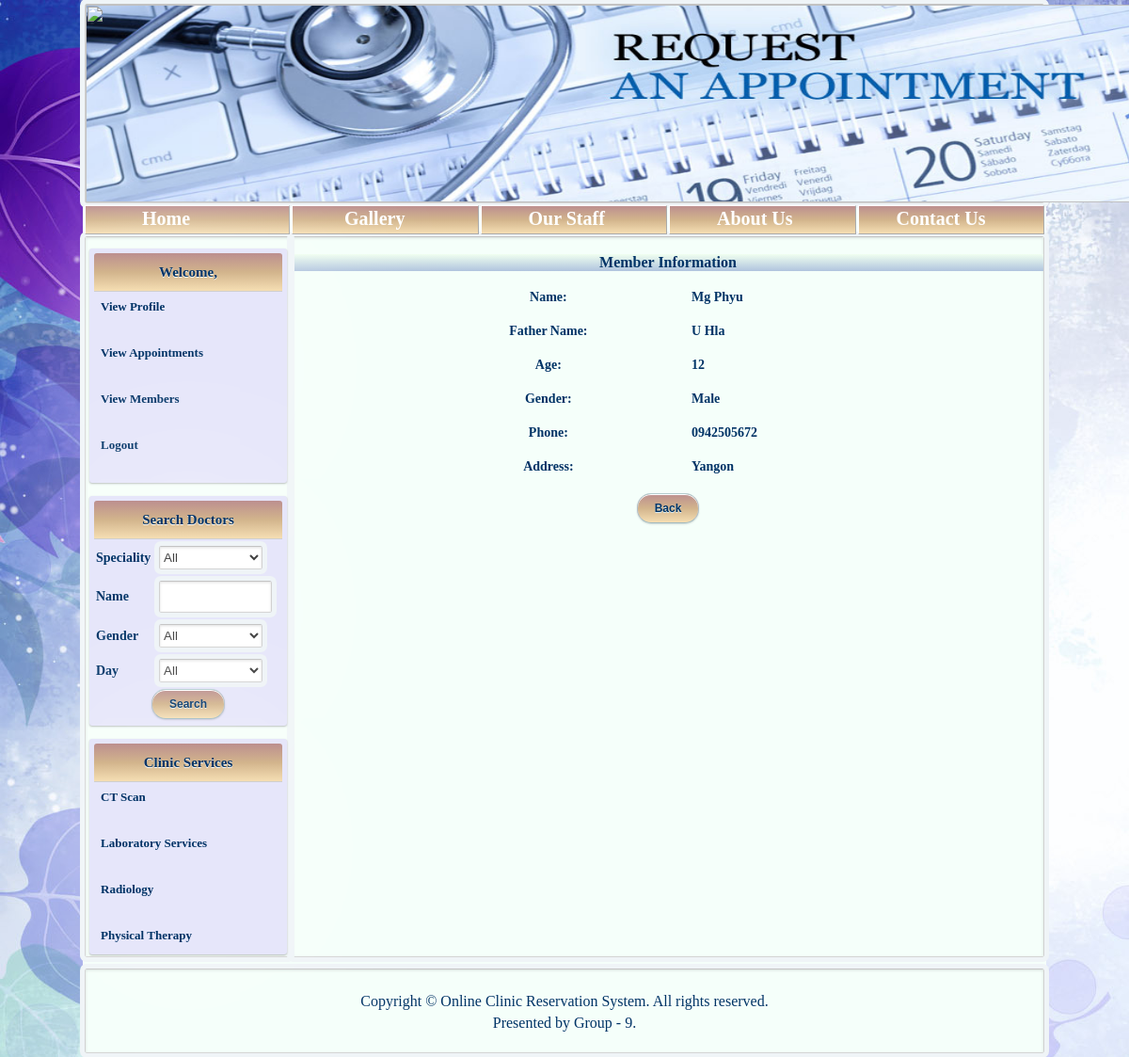
Screenshot of /doctor/viewMemberDetail.php?memberId=1 with the database file from the repository.
### tables this page shows
CREATE TABLE `member` (
  `memberId` int(11) NOT NULL AUTO_INCREMENT,
  `memberName` varchar(30) NOT NULL,
  `memberPwd` varchar(15) NOT NULL,
  `memberFatherName` varchar(30) NOT NULL,
  `memberAge` int(11) NOT NULL,
  `memberGender` varchar(10) NOT NULL,
  `memberPhone` varchar(12) NOT NULL,
  `memberAddress` varchar(50) NOT NULL,
  PRIMARY KEY (`memberId`)
);

### doctor/viewMemberDetail.php (the view, shortened to what this page needs)
<?php
$query=$query="select * from member where memberId='" . $_GET['memberId'] . "'";
$result=mysql_query($query) or die(mysql_error());
$row = mysql_fetch_array($result)
?>
<html>
<head>
<link href="css/doctorStyle.css" rel="stylesheet" type="text/css" />
</head>
<body id="bb" background="images/background/leafCircle.jpg">
  <table width="100%">
  	<tr>
  		<td width="8%"></td>
  		<td width="84%">
  			<table border="0" width="100%" style="background: #F5FFFA;">
 				<tr>
                  	<td colspan="5" class="borderStyle">
                  		<?php include $_SERVER['DOCUMENT_ROOT'] .'/clinicreservation/doctor/includes/header.php';?>
                  	</td>
              	</tr>
  				<tr>
             			<?php include $_SERVER['DOCUMENT_ROOT'] .'/clinicreservation/doctor/includes/menu.php';?>
              	</tr>
             	<tr>
                  <td valign="top" colspan="1" class="borderStyle" width="20%">
                  	 <table width="100%" style="margin: 0px 0px 0px -3px">
						<tr>
							<td><?php include $_SERVER['DOCUMENT_ROOT'] .'/clinicreservation/doctor/doctorFunctions.php';?></td>
						</tr>
					</table>
                      <table width="100%" style="margin: 0px 0px 0px -3px">
                          <tr>
                              <td><?php include $_SERVER['DOCUMENT_ROOT'] .'/clinicreservation/doctor/includes/search.php';?></td>
                          </tr>
                      </table>
                      <table width="100%" style="margin: 0px 0px 0px -3px">
                          <tr>
                              <td><?php include $_SERVER['DOCUMENT_ROOT'] .'/clinicreservation/doctor/includes/services.php';?></td>
                          </tr>
                      </table>
				</td>
                <td valign="top" colspan="4" class="borderStyle" style="font-family: Quicksand-Regular; font-size: 16px; color: #03637E;">
                <div align="center">
	<br>
	<h4 id="title">Member Information</h4>
	<br>
	<form action="viewCorrespondingMember.php" method="post">
		<table id="membersend1" >
			<tr>
				<td align="center">Name:</td>
				<td><?php echo $row["memberName"]?></td>
			</tr>
			<tr>
				<td>&nbsp;</td>
			</tr>
			<tr>
				<td align="center">Father Name:</td>
                <td><?php echo $row["memberFatherName"]?></td>
			</tr>
			<tr>
				<td>&nbsp;</td>
			</tr>
			<tr>
				<td align="center">Age:</td>
                <td><?php echo $row["memberAge"]?></td>
			</tr>
			<tr>
				<td>&nbsp;</td>
			</tr>
			<tr>
				<td align="center">Gender:</td>
                <td><?php echo $row["memberGender"]?></td>
			</tr>
			<tr>
				<td>&nbsp;</td>
			</tr>
			<tr>
				<td align="center">Phone:</td>
                <td><?php echo $row["memberPhone"]?></td>
			</tr>
			<tr>
				<td>&nbsp;</td>
			</tr>
			<tr>
				<td align="center">Address:</td>
                <td><?php echo $row["memberAddress"]?></td>
			</tr>
			<tr>
				<td>&nbsp;</td>
			</tr>
			<tr>
				<td align="center" colspan="2"><input type="submit" name="back" value="Back" /></td>
			</tr>
		</table>
	</form>
</div>
				</td>
               </tr>
			   <tr>
					<td colspan="5"><?php include $_SERVER['DOCUMENT_ROOT'] .'/clinicreservation/doctor/includes/footer.php';?></td>
			   </tr>
		</table>
		</td>
		<td width="8%"></td>
	  </tr>
	</table>
</body>
</html>

### doctor/css/doctorStyle.css (style rules this page uses)
* { padding: 0; margin: 0; }
#bb { background-position: top center; background-repeat: repeat-y; font-family: Quicksand-Regular; color: #003366; }
.borderStyle { margin: 1px; color: #404040; border: 1px solid; border-color: #c4c4c4 #d1d1d1 #d4d4d4; border-radius: 2px; outline: 5px solid #eff4f7; box-shadow: inset 0 1px 3px rgba(0, 0, 0, 0.12); }
input { font-family: 'Lucida Grande', Tahoma, Verdana, sans-serif; font-size: 14px; }
input[type=submit], input[type=reset] { padding: 0 18px; height: 30px; font-size: 12px; font-weight: bold; color: #003366; text-shadow: 0 1px #e3f1f1; background: #cde5ef; border: 1px solid; border-color: #b4ccce #b3c0c8 #9eb9c2; border-radius: 15px; outline: 0; box-sizing: content-box; background-image: linear-gradient(to bottom, rosybrown, tan, wheat); box-shadow: inset 0 1px white, 0 1px 2px rgba(0, 0, 0, 0.15); }
#membersend1 { width: 70%; height: 100%; color: #003366; font-size: 14px; font-weight: bold; }
#title { color: #003366; text-align: center; background: linear-gradient(to bottom, #F0FFF0, #B0C4DE); }

### rows the page displays
member: memberName "Mg Phyu", memberFatherName "U Hla", memberAge "12", memberGender "Male", memberPhone "0942505672", memberAddress "Yangon"
